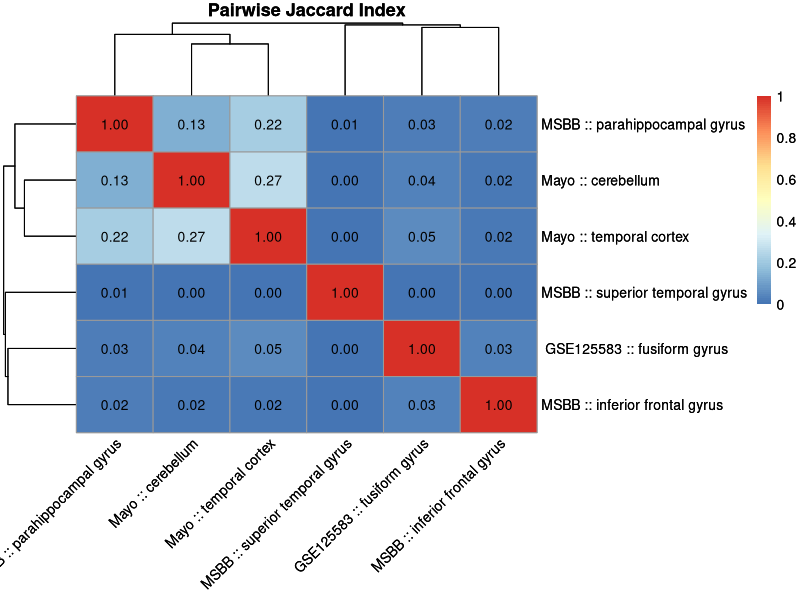
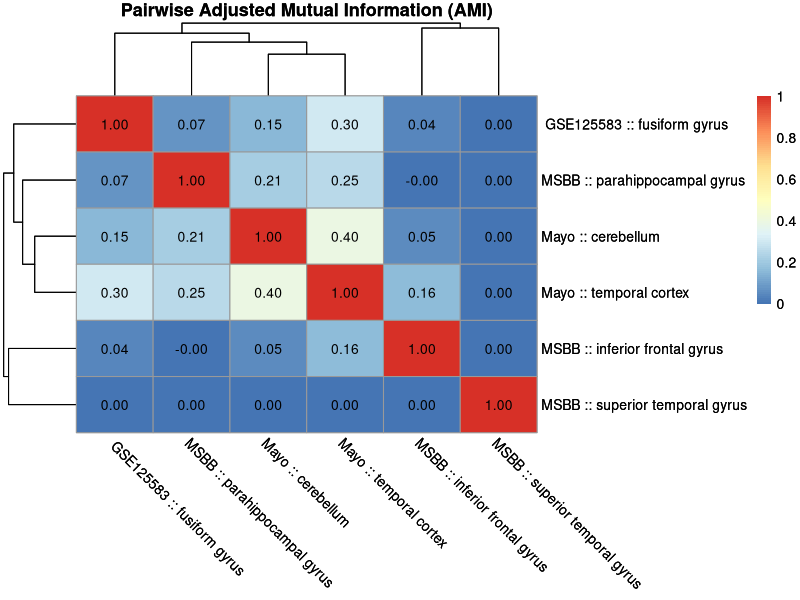

The R script that drew these images, in order:
## ---- chunk 1

# After running Jupyter notebook.
library("reshape2")
library("reshape")
library("pheatmap")

jc <- read.table("amp-ad/results/Jaccard.txt", header = F, sep = "\t")
jc$V4 <- NULL
jc <- cast(jc, formula = V1 ~ V2)
rownames(jc) <- jc$V1
jc$V1 <- NULL


heat.het <- pheatmap(jc, cluster_rows = T, cluster_cols = T, 
                     display_numbers = TRUE, number_color = "black", 
                     fontsize_number = 10, 
                     main = "Pairwise Jaccard Index",
                     angle_col = 45)
heat.het
## ---- chunk 2

mri <- read.table("amp-ad/results/MRI.txt", header = F, sep = "\t")
mri <- cast(mri, formula = V1 ~ V2)
rownames(mri) <- mri$V1
mri$V1 <- NULL
heat.het <- pheatmap(mri, cluster_rows = T, cluster_cols = T, 
                     display_numbers = TRUE, number_color = "black", 
                     fontsize_number = 10, 
                     main = "Pairwise Adjusted Mutual Information (AMI)", 
                     angle_col = 315)
heat.het
